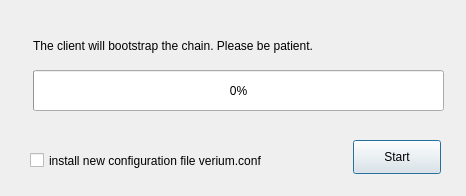
<?xml version="1.0" encoding="UTF-8"?>
<ui version="4.0">
 <class>Bootstrapdlg</class>
 <widget class="QDialog" name="Bootstrapdlg">
  <property name="geometry">
   <rect>
    <x>0</x>
    <y>0</y>
    <width>466</width>
    <height>196</height>
   </rect>
  </property>
  <property name="windowTitle">
   <string>Dialog</string>
  </property>
  <widget class="QLabel" name="label">
   <property name="geometry">
    <rect>
     <x>33</x>
     <y>20</y>
     <width>411</width>
     <height>51</height>
    </rect>
   </property>
   <property name="text">
    <string>The client will bootstrap the chain. Please be patient.</string>
   </property>
  </widget>
  <widget class="QProgressBar" name="progressBar">
   <property name="geometry">
    <rect>
     <x>33</x>
     <y>70</y>
     <width>411</width>
     <height>41</height>
    </rect>
   </property>
   <property name="value">
    <number>0</number>
   </property>
   <property name="textVisible">
    <bool>true</bool>
   </property>
   <property name="invertedAppearance">
    <bool>false</bool>
   </property>
  </widget>
  <widget class="QPushButton" name="startButton">
   <property name="geometry">
    <rect>
     <x>353</x>
     <y>140</y>
     <width>88</width>
     <height>34</height>
    </rect>
   </property>
   <property name="text">
    <string>Start</string>
   </property>
  </widget>
  <widget class="QCheckBox" name="checkBox">
   <property name="geometry">
    <rect>
     <x>30</x>
     <y>140</y>
     <width>311</width>
     <height>41</height>
    </rect>
   </property>
   <property name="text">
    <string>install new configuration file verium.conf</string>
   </property>
  </widget>
 </widget>
 <resources/>
 <connections/>
</ui>
